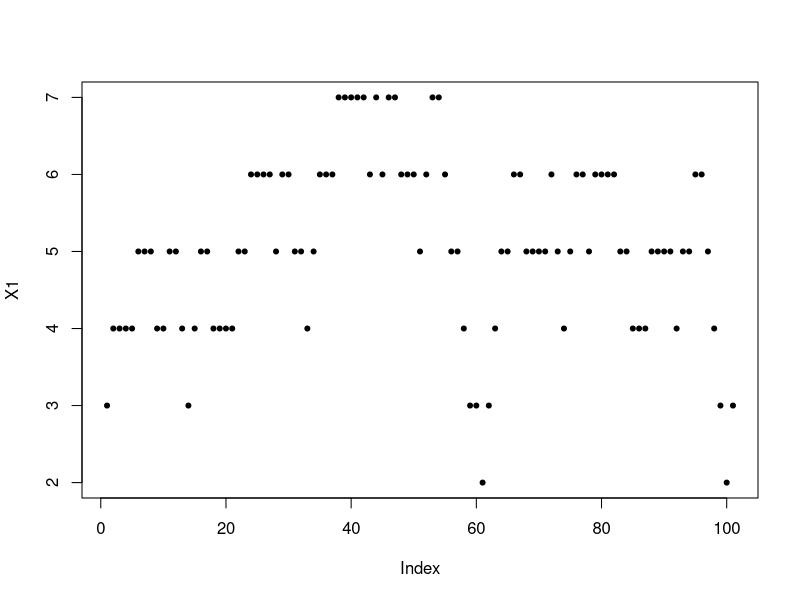

Here is the R script that generated this plot:
# 25/05
# INM

# Cargamos librerías
require(ggplot2)
require(dplyr)
require(reshape2)
require(kableExtra)

# Vamos a trabajar con el modelo de difusión de Bernoulli—Laplace. Tenemos 2N pelotas, N blancas y N rojas,
# de las cuales depositamos de forma aleatoria N en la urna 1 y N en la urna 2. Tomamos una pelota de la urna 1 y
# una de la urna 2 y las intercambiamos. Si X_n es la cantidad de pelotas blancas en la urna 1 después del 
# n-ésimo intercambio, {X_n} es una cadena de Markov con espacio de estados E = {0, 1, ..., N} y probabilidades 
# de transición:
# P(i, i-1) = i^2 / N^2
# P(i, i) = 2 * i * (N-i) / N^2
# P(i, i+1) = (N-i)^2 / N^2
difusionBL <- function(n, N, xini = NULL){
    X <- numeric(length = n+1)
    if(is.null(xini)){
        X[1] <- floor((N+1) * runif(n = 1, min = 0, max = 1))
    } else {
        X[1] <- xini
    }
    for(i in 1:n){
        X[i+1] <- sample(x = c(X[i]-1, X[i], X[i]+1), size = 1, prob = c(X[i]^2, 2* X[i] * (N - X[i]), (N - X[i])^2))
    }
    return(X)
}

X1 <- difusionBL(n = 100, N = 10)
plot(X1, pch = 20)

corre_varios_dBL <- function(nsim, npasos, N){
    datos <- data.frame(
        edos = numeric(0),
        prop = numeric(0),
        simulacion = numeric(0)
    )
    edosBL <- 0:N
    for(i in 1:nsim){
        X <- difusionBL(n = npasos, N = N)
        # edosBL <- sort(unique(X))
        prop.visitados <- numeric(length = N+1)
        for(j in 0:N){
            prop.visitados[j+1] <- mean(X == edosBL[j+1])
        }
        datos_aux <- data.frame(
            edos = edosBL,
            prop = prop.visitados,
            simulacion = rep(i, N+1)
        )
        datos <- rbind(datos, datos_aux)
    }
    return(datos)
}

X2 <- corre_varios_dBL(nsim = 10, npasos = 1e5, N = 7)

crear_tabla <- function(datos, formato = "r"){
    if(formato == "r"){
        datos %>%
            acast(simulacion ~ edos, value.var = "prop") %>%
            kable(format = "rst", row.names = TRUE) %>%
            print()
    } else if (formato == "latex"){
        datos %>%
            acast(simulacion ~ edos, value.var = "prop") %>%
            kable(format = "latex", row.names = TRUE, booktabs = TRUE, align = 'c') %>%
            kable_styling(full_width = FALSE) %>%
            print()
    }
}

crear_tabla(datos = X2, formato = "latex")

# ¿Para qué sirve %>%?
# %>% se llama pipe y permite mandar el resultado de un comando a otro
1:10 %>%
    sum()
